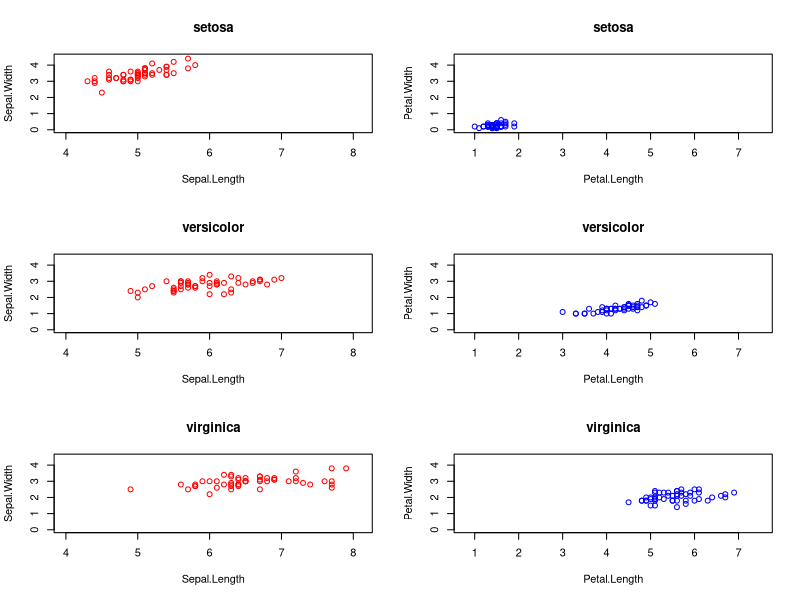
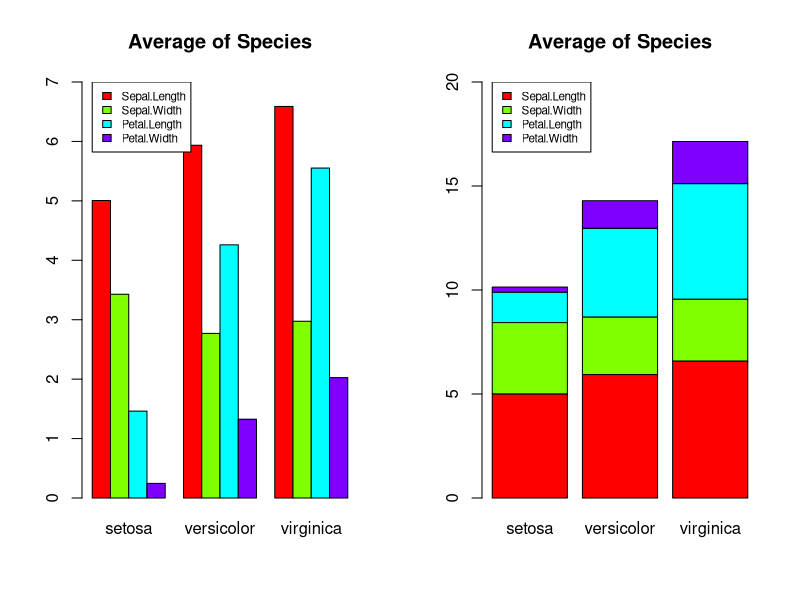
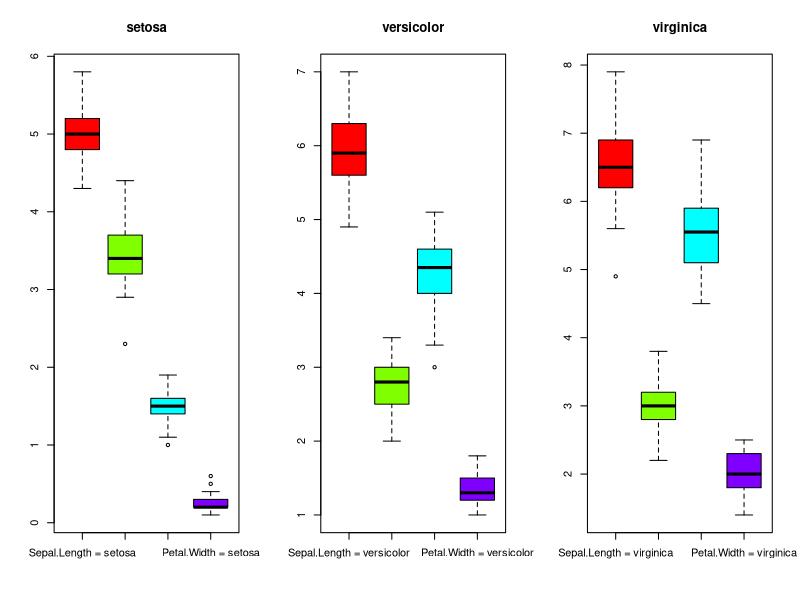
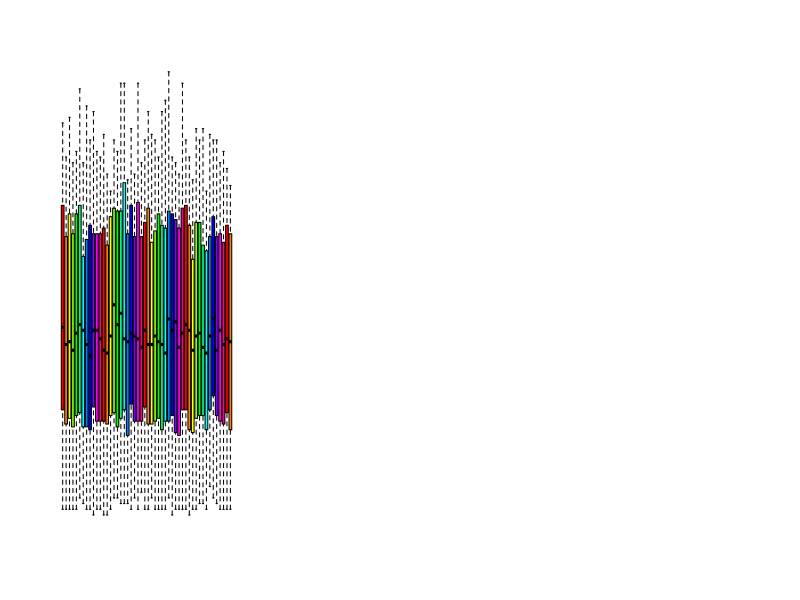

Recreate these plots in R, in order. (Note: this script raises an error after producing the figures.)
# Assignment 3

install.packages('stringr')
library(stringr)
View(iris)

## 데이터 셋 만들기

list <- unique(iris$Species)

iris_data <- c()
col <- c()

for(i in 1:length(list)) {
  df <- subset(iris, Species == list[i], select = names(iris)[-5])
  for(k in 1:(length(names(iris))-1)) {
    col <- c(col, str_c(names(iris)[k],' = ',list[i]))
  }
  iris_data <- rbind(iris_data, t(df))
}
rownames(iris_data) <- col

View(iris_data)


# 1. sepal(length, width), petal(length, width)
# 산점도 (Scatter Plot)

par(mfrow = c(3,2))

names(iris)
for(i in 1:(nrow(iris_data)/4)*4) {
  plot(iris_data[i-3,], iris_data[i-2,], xlab = names(iris)[i/i], ylab = names(iris)[i/i+1],
       main = list[i/4], col = 'red', xlim = c(4, 8.1), ylim = c(0, 4.5))
  plot(iris_data[i-1,], iris_data[i,], xlab = names(iris)[i/i+2], ylab = names(iris)[i/i+3], 
       main = list[i/4], col = 'blue', xlim = c(0.8, 7.5), ylim = c(0, 4.5))
}

# 2. 품종별 평균치로 BarPlot으로 비교하기

par(mfrow = c(1,2))

avg <- c()
for (i in 1:nrow(iris_data)) {
  avg <- c(avg, mean(iris_data[i,]))
}
avg

avg_mat <- matrix(avg, 4, 3)
colnames(avg_mat) <- list
avg_mat

barplot(avg_mat, beside = T, main = 'Average of Species', col = rainbow(nrow(avg_mat)), ylim = c(0,7))
legend(1, 7, names(iris)[1:4], cex=0.7, fill = rainbow(nrow(avg_mat)))

barplot(avg_mat, main = 'Average of Species', col = rainbow(nrow(avg_mat)), ylim = c(0, 20))
legend(0.2, 20, names(iris)[1:4], cex=0.7, fill = rainbow(nrow(avg_mat)))


# 3. BoxPlot 12개 그리기 

par(mfrow= c(1,3))

# for문으로 왜 불가능?????????????????????????????????????
boxplot(iris_data[1,], iris_data[2,], iris_data[3,], iris_data[4,],
        col = rainbow(nrow(iris_data)/3), names = col[1:4], main = list[1])
boxplot(iris_data[5,], iris_data[6,], iris_data[7,], iris_data[8,],
        col = rainbow(nrow(iris_data)/3), names = col[5:8], main = list[2])
boxplot(iris_data[9,], iris_data[10,], iris_data[11,], iris_data[12,],
        col = rainbow(nrow(iris_data)/3), names = col[9:12], main = list[3])

boxplot(iris_data[1:12,], col = rainbow(nrow(iris_data)), names = col)
